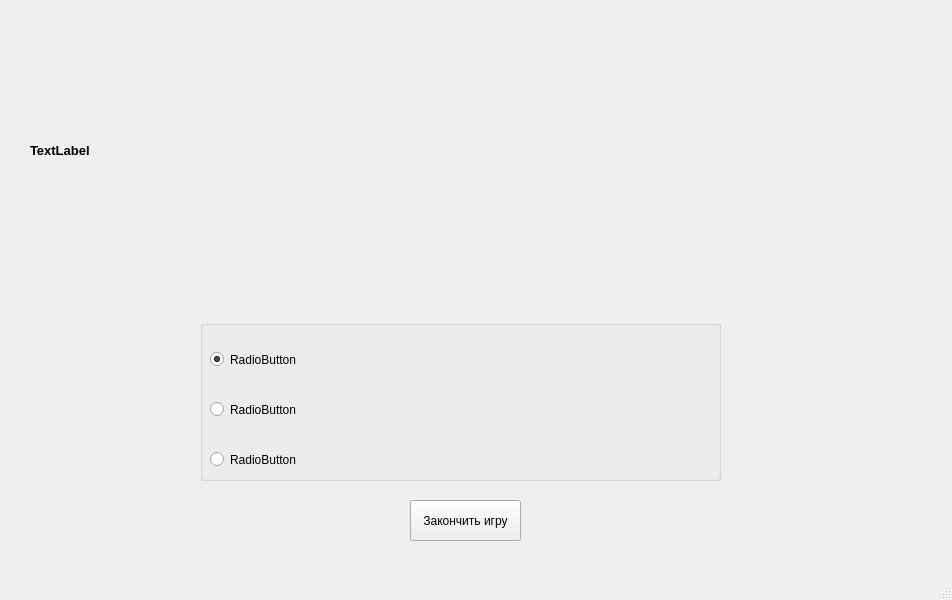
<?xml version="1.0" encoding="UTF-8"?>
<ui version="4.0">
 <class>MainWindow</class>
 <widget class="QMainWindow" name="MainWindow">
  <property name="geometry">
   <rect>
    <x>0</x>
    <y>0</y>
    <width>952</width>
    <height>600</height>
   </rect>
  </property>
  <property name="windowTitle">
   <string>MainWindow</string>
  </property>
  <property name="documentMode">
   <bool>false</bool>
  </property>
  <widget class="QWidget" name="centralwidget">
   <widget class="QLabel" name="label">
    <property name="geometry">
     <rect>
      <x>30</x>
      <y>20</y>
      <width>881</width>
      <height>261</height>
     </rect>
    </property>
    <property name="font">
     <font>
      <pointsize>10</pointsize>
      <weight>75</weight>
      <bold>true</bold>
     </font>
    </property>
    <property name="text">
     <string>TextLabel</string>
    </property>
    <property name="textFormat">
     <enum>Qt::PlainText</enum>
    </property>
    <property name="scaledContents">
     <bool>true</bool>
    </property>
    <property name="wordWrap">
     <bool>true</bool>
    </property>
   </widget>
   <widget class="QPushButton" name="pushButton">
    <property name="geometry">
     <rect>
      <x>410</x>
      <y>500</y>
      <width>111</width>
      <height>41</height>
     </rect>
    </property>
    <property name="text">
     <string>Прордолжить</string>
    </property>
   </widget>
   <widget class="QPushButton" name="pushButton_2">
    <property name="geometry">
     <rect>
      <x>410</x>
      <y>500</y>
      <width>111</width>
      <height>41</height>
     </rect>
    </property>
    <property name="text">
     <string>Закончить игру</string>
    </property>
   </widget>
   <widget class="QGroupBox" name="groupBox">
    <property name="geometry">
     <rect>
      <x>200</x>
      <y>320</y>
      <width>521</width>
      <height>161</height>
     </rect>
    </property>
    <property name="title">
     <string/>
    </property>
    <widget class="QRadioButton" name="radioButton_3">
     <property name="geometry">
      <rect>
       <x>10</x>
       <y>130</y>
       <width>521</width>
       <height>19</height>
      </rect>
     </property>
     <property name="text">
      <string>RadioButton</string>
     </property>
    </widget>
    <widget class="QRadioButton" name="radioButton_2">
     <property name="geometry">
      <rect>
       <x>10</x>
       <y>80</y>
       <width>511</width>
       <height>19</height>
      </rect>
     </property>
     <property name="text">
      <string>RadioButton</string>
     </property>
    </widget>
    <widget class="QRadioButton" name="radioButton">
     <property name="geometry">
      <rect>
       <x>10</x>
       <y>30</y>
       <width>531</width>
       <height>19</height>
      </rect>
     </property>
     <property name="text">
      <string>RadioButton</string>
     </property>
     <property name="checked">
      <bool>true</bool>
     </property>
    </widget>
   </widget>
  </widget>
  <widget class="QMenuBar" name="menubar">
   <property name="geometry">
    <rect>
     <x>0</x>
     <y>0</y>
     <width>952</width>
     <height>20</height>
    </rect>
   </property>
  </widget>
  <widget class="QStatusBar" name="statusbar"/>
 </widget>
 <resources/>
 <connections/>
</ui>
